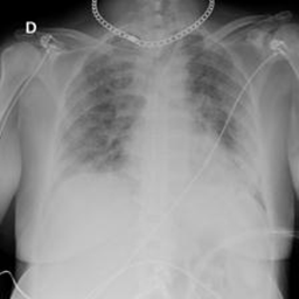
#> input picture COVID_19_dataset/COVID_19_dataset/test/COVID/COVID-1010.png, 299 x 299 px; its folder holds only this picture in this run
$ python image_dimension_analysis.py
#> lines starting #> are read from the running program, lines starting #| are printed output that depends on the picture
"""
image_dimension_analysis.py

Analyze image dimensions in a Chest X-Ray dataset and generate
statistics, reports, and visualizations.

Project Structure:

ExCV/
├── COVID_19_dataset/
├── src/
│   └── data/
│       └── image_dimension_analysis.py
├── outputs/
│   ├── reports/
│   └── figures/
└── docs/

Outputs:
outputs/reports/image_dimension_report.txt
outputs/figures/image_dimension_distribution.png
"""

from __future__ import annotations

from collections import Counter
from pathlib import Path
from statistics import mean
from typing import Dict, List, Optional, Tuple

import matplotlib.pyplot as plt
from PIL import Image


SUPPORTED_EXTENSIONS = {
    ".jpg",
    ".jpeg",
    ".png",
    ".bmp",
    ".tif",
    ".tiff",
    ".webp",
}


def find_images(dataset_path: Path) -> List[Path]:
    """
    Recursively find all supported image files.

    Parameters
    ----------
    dataset_path : Path
        Dataset root directory.

    Returns
    -------
    List[Path]
        List of image paths.
    """
    image_paths: List[Path] = []

    for file_path in dataset_path.rglob("*"):
        if (
            file_path.is_file()
            and file_path.suffix.lower() in SUPPORTED_EXTENSIONS
        ):
            image_paths.append(file_path)

    return image_paths


def extract_dimensions(
    image_paths: List[Path],
) -> List[Tuple[int, int, float]]:
    """
    Extract image dimensions and aspect ratios.

    Parameters
    ----------
    image_paths : List[Path]
        Image paths.

    Returns
    -------
    List[Tuple[int, int, float]]
        (width, height, aspect_ratio)
    """
    dimensions: List[
        Tuple[int, int, float]
    ] = []

    for image_path in image_paths:
        try:
            with Image.open(image_path) as image:
                width, height = image.size

                if height == 0:
                    continue

                aspect_ratio = (
                    width / height
                )

                dimensions.append(
                    (
                        width,
                        height,
                        aspect_ratio,
                    )
                )

        except Exception as error:
            print(
                f"[WARNING] Could not read:\n"
                f"{image_path}\n"
                f"Reason: {type(error).__name__}: "
                f"{error}\n"
            )

    return dimensions


def compute_statistics(
    dimensions: List[Tuple[int, int, float]],
) -> Dict[str, object]:
    """
    Compute image dimension statistics.

    Parameters
    ----------
    dimensions : List[Tuple[int, int, float]]
        Dimension data.

    Returns
    -------
    Dict[str, object]
        Statistics dictionary.
    """
    widths = [item[0] for item in dimensions]
    heights = [item[1] for item in dimensions]

    resolutions = [
        (item[0], item[1])
        for item in dimensions
    ]

    resolution_counter = Counter(
        resolutions
    )

    most_common_resolution = (
        resolution_counter.most_common(1)[0]
    )

    min_resolution = min(
        resolutions,
        key=lambda x: x[0] * x[1],
    )

    max_resolution = max(
        resolutions,
        key=lambda x: x[0] * x[1],
    )

    return {
        "total_images": len(dimensions),
        "min_width": min(widths),
        "max_width": max(widths),
        "avg_width": mean(widths),
        "min_height": min(heights),
        "max_height": max(heights),
        "avg_height": mean(heights),
        "min_resolution": min_resolution,
        "max_resolution": max_resolution,
        "most_common_resolution": (
            most_common_resolution[0]
        ),
        "most_common_count": (
            most_common_resolution[1]
        ),
        "unique_resolutions": len(
            resolution_counter
        ),
        "resolution_counter": (
            resolution_counter
        ),
    }


def create_visualization(
    resolution_counter: Counter,
    output_path: Path,
) -> None:
    """
    Create resolution frequency visualization.

    Parameters
    ----------
    resolution_counter : Counter
        Resolution frequencies.
    output_path : Path
        Figure output path.
    """
    output_path.parent.mkdir(
        parents=True,
        exist_ok=True,
    )

    top_resolutions = (
        resolution_counter.most_common(20)
    )

    labels = [
        f"{w}×{h}"
        for (w, h), _ in top_resolutions
    ]

    counts = [
        count
        for _, count in top_resolutions
    ]

    plt.figure(figsize=(14, 8))

    bars = plt.bar(
        range(len(labels)),
        counts,
    )

    plt.title(
        "Resolution Frequency Distribution",
        fontsize=14,
        fontweight="bold",
    )

    plt.xlabel(
        "Resolution",
        fontsize=12,
    )

    plt.ylabel(
        "Number of Images",
        fontsize=12,
    )

    plt.xticks(
        range(len(labels)),
        labels,
        rotation=45,
        ha="right",
    )

    plt.grid(
        axis="y",
        linestyle="--",
        alpha=0.5,
    )

    for bar in bars:
        height = bar.get_height()

        plt.text(
            bar.get_x()
            + bar.get_width() / 2,
            height,
            f"{int(height)}",
            ha="center",
            va="bottom",
            fontsize=8,
        )

    plt.tight_layout()

    plt.savefig(
        output_path,
        dpi=300,
        bbox_inches="tight",
    )

    plt.close()


def save_report(
    statistics_data: Dict[str, object],
    report_path: Path,
) -> None:
    """
    Save image dimension report.

    Parameters
    ----------
    statistics_data : Dict
        Computed statistics.
    report_path : Path
        Output report path.
    """
    report_path.parent.mkdir(
        parents=True,
        exist_ok=True,
    )

    resolution_counter = (
        statistics_data[
            "resolution_counter"
        ]
    )

    with open(
        report_path,
        "w",
        encoding="utf-8",
    ) as report:

        report.write("=" * 80 + "\n")
        report.write(
            "IMAGE DIMENSION ANALYSIS REPORT\n"
        )
        report.write("=" * 80 + "\n\n")

        report.write(
            f"Total Images: "
            f"{statistics_data['total_images']:,}\n\n"
        )

        report.write(
            "WIDTH STATISTICS\n"
        )

        report.write(
            f"Minimum Width: "
            f"{statistics_data['min_width']}\n"
        )

        report.write(
            f"Maximum Width: "
            f"{statistics_data['max_width']}\n"
        )

        report.write(
            f"Average Width: "
            f"{statistics_data['avg_width']:.2f}\n\n"
        )

        report.write(
            "HEIGHT STATISTICS\n"
        )

        report.write(
            f"Minimum Height: "
            f"{statistics_data['min_height']}\n"
        )

        report.write(
            f"Maximum Height: "
            f"{statistics_data['max_height']}\n"
        )

        report.write(
            f"Average Height: "
            f"{statistics_data['avg_height']:.2f}\n\n"
        )

        min_w, min_h = (
            statistics_data[
                "min_resolution"
            ]
        )

        max_w, max_h = (
            statistics_data[
                "max_resolution"
            ]
        )

        common_w, common_h = (
            statistics_data[
                "most_common_resolution"
            ]
        )

        report.write(
            f"Minimum Resolution: "
            f"{min_w}x{min_h}\n"
        )

        report.write(
            f"Maximum Resolution: "
            f"{max_w}x{max_h}\n"
        )

        report.write(
            f"Most Common Resolution: "
            f"{common_w}x{common_h}\n"
        )

        report.write(
            f"Most Common Count: "
            f"{statistics_data['most_common_count']}\n"
        )

        report.write(
            f"Unique Resolutions: "
            f"{statistics_data['unique_resolutions']}\n\n"
        )

        report.write(
            "=" * 80 + "\n"
        )

        report.write(
            "RESOLUTION FREQUENCY TABLE\n"
        )

        report.write(
            "=" * 80 + "\n\n"
        )

        for (
            resolution,
            count,
        ) in resolution_counter.most_common():
            width, height = resolution

            report.write(
                f"{width}x{height} "
                f"-> {count} images\n"
            )


def print_summary(
    statistics_data: Dict[str, object],
) -> None:
    """
    Print terminal summary.

    Parameters
    ----------
    statistics_data : Dict
        Computed statistics.
    """
    min_w, min_h = (
        statistics_data[
            "min_resolution"
        ]
    )

    max_w, max_h = (
        statistics_data[
            "max_resolution"
        ]
    )

    common_w, common_h = (
        statistics_data[
            "most_common_resolution"
        ]
    )

    print("\n" + "=" * 80)
    print("IMAGE DIMENSION ANALYSIS")
    print("=" * 80)
    print()

    print(
        f"Total Images: "
        f"{statistics_data['total_images']:,}"
    )

    print()

    print(
        "Minimum Resolution:"
    )

    print(
        f"{min_w}x{min_h}"
    )

    print()

    print(
        "Maximum Resolution:"
    )

    print(
        f"{max_w}x{max_h}"
    )

    print()

    print(
        "Average Resolution:"
    )

    print(
        f"{statistics_data['avg_width']:.0f}"
        f"x"
        f"{statistics_data['avg_height']:.0f}"
    )

    print()

    print(
        "Most Common Resolution:"
    )

    print(
        f"{common_w}x{common_h}"
    )

    print()

    print(
        "Unique Resolutions:"
    )

    print(
        statistics_data[
            "unique_resolutions"
        ]
    )

    print("\n" + "=" * 80)


def main() -> None:
    """
    Main execution function.
    """
    try:
        project_root = (
            Path(__file__)
            .resolve()
            .parents[2]
        )

        dataset_path = (
            project_root
            / "COVID_19_dataset"
        )

        report_path = (
            project_root
            / "outputs"
            / "reports"
            / "image_dimension_report.txt"
        )

        figure_path = (
            project_root
            / "outputs"
            / "figures"
            / "image_dimension_distribution.png"
        )

        if not dataset_path.exists():
            raise FileNotFoundError(
                f"Dataset directory not found:\n"
                f"{dataset_path}"
            )

        image_paths = find_images(
            dataset_path
        )

        if not image_paths:
            raise ValueError(
                "No supported image files found."
            )

        dimensions = (
            extract_dimensions(
                image_paths
            )
        )
#> in extract_dimensions, image is the input picture: PIL image 299x299 L; min 0, max 249, mean 140.4
#> dimensions = [(299, 299, 1), (299, 299, 1)]

        if not dimensions:
            raise ValueError(
                "Could not extract dimensions from any image."
            )

        statistics_data = (
            compute_statistics(
                dimensions
            )
        )

        create_visualization(
            statistics_data[
                "resolution_counter"
            ],
            figure_path,
        )
#> in create_visualization, `plt.savefig( output_path, dpi=300, bbox_inches="tight", )`:
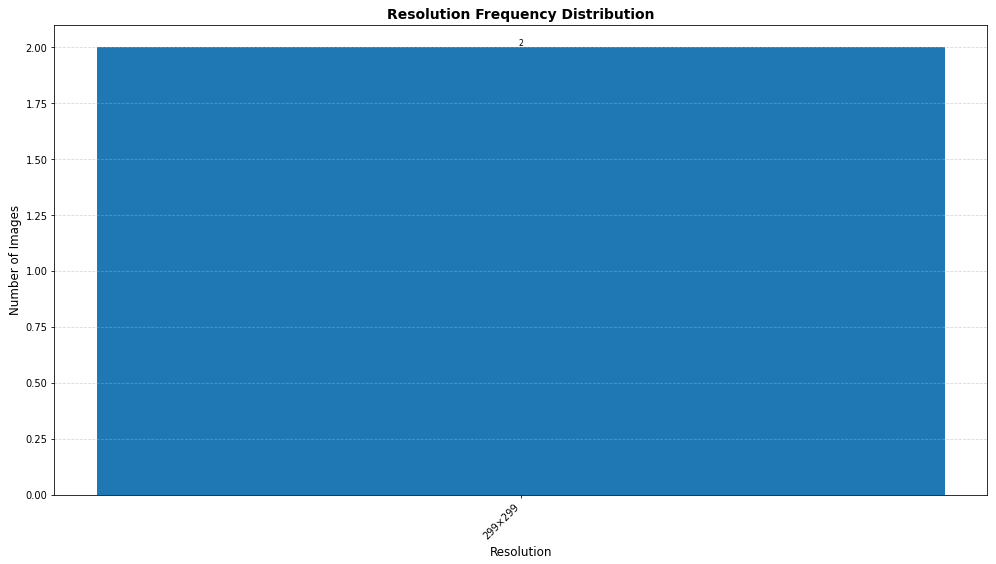
#> figure drawn by matplotlib, 1 panel

        save_report(
            statistics_data,
            report_path,
        )

        print_summary(
            statistics_data
        )
#| Total Images: 2
#| 299x299
#| 299x299
#| 299x299
#| 299x299
#| 1

        print(
            f"\nReport Saved:\n{report_path}"
        )

        print(
            f"\nFigure Saved:\n{figure_path}"
        )

    except Exception as error:
        print(
            f"\n[ERROR] "
            f"{type(error).__name__}: "
            f"{error}"
        )
        raise


if __name__ == "__main__":
    main()
